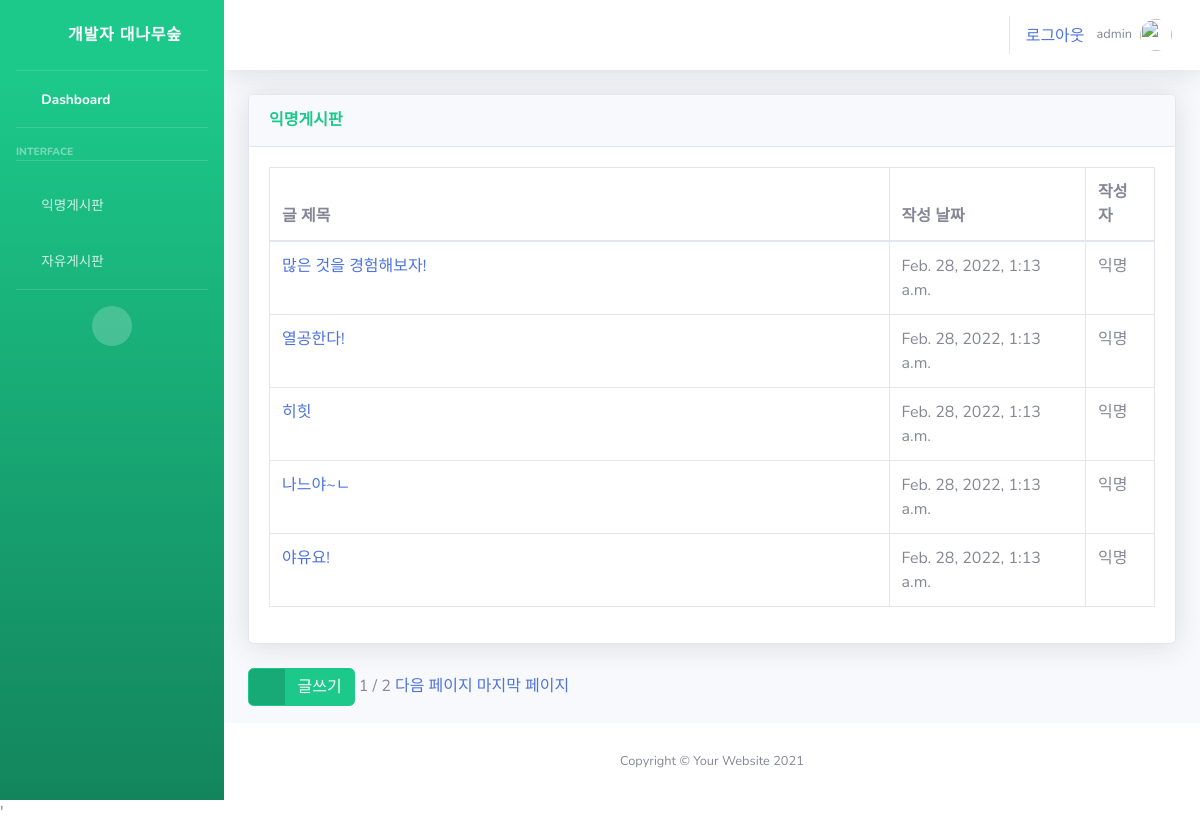
The app's page / (signed in) with its own data.
### snsapp/models.py (models this page shows, shortened)
class Post(models.Model):
  title = models.CharField(max_length=200)
  body = models.TextField()
  date = models.DateTimeField(auto_now_add=True)

### snsapp/views.py (the view)
# urls.py: path('', views.home, name='home'),
def home(request):
  posts = Post.objects.filter().order_by('-date')
  paginator = Paginator(posts, 5)
  pagenum = request.GET.get('page')
  posts = paginator.get_page(pagenum)
  return render(request, 'index.html', {'posts': posts})

### snsapp/templates/index.html (shortened to what this page needs)
{% extends 'base.html' %}
{% block content %}
<div class="card shadow mb-4">
    <div class="card-header py-3">
        <h6 class="m-0 font-weight-bold text-success">익명게시판</h6>
    </div>
    <div class="card-body">
        <div class="table-responsive">
            <table class="table table-bordered" id="dataTable" width="100%" cellspacing="0">
                <thead>
                    <tr>
                        <th width="70%">글 제목</th>
                        <th>작성 날짜</th>
                        <th>작성자</th>
                    </tr>
                </thead>
                <tbody>
                    {% for post in posts %}
                    <tr>
                        <td><a href="{% url 'detail' post.id %}">{{ post.title }}</a></td>
                        <td>{{ post.date }}</td>
                        <td>익명</td>
                    </tr>
                    {% endfor %}
                </tbody>
            </table>
        </div>
    </div>
</div>
{% if user.is_authenticated %}
<a href="{% url 'postcreate' %}" class="btn btn-success btn-icon-split">
    <span class="icon text-white-50">
        <i class="fas fa-flag"></i>
    </span>
    <span class="text">글쓰기</span>
</a>
{% endif %}
<span> {{ posts.number }}</span>
<span> / </span>
<span>{{ posts.paginator.num_pages }}</span>
{% if posts.has_next %}
<a href="?page={{posts.next_page_number}}">다음 페이지</a>
<a href="?page={{ posts.paginator.num_pages }}">마지막 페이지</a>
{% endif %}
{% endblock %}

### snsapp/templates/base.html (shortened to what this page needs)
{% load static %}
<!DOCTYPE html>
<html lang="en">
<head>
  <link href="{% static 'vendor/fontawesome-free/css/all.min.css' %}" rel="stylesheet" type="text/css">
  <link href="{% static 'css/sb-admin-2.min.css' %}" rel="stylesheet">
</head>
<body id="page-top">
  <div id="wrapper">
    <ul class="navbar-nav bg-gradient-success sidebar sidebar-dark accordion" id="accordionSidebar">
      <a class="sidebar-brand d-flex align-items-center justify-content-center" href="index.html">
        <div class="sidebar-brand-icon rotate-n-15">
          <i class="fas fa-laugh-wink"></i>
        </div>
        <div class="sidebar-brand-text mx-3">개발자 대나무숲</div>
      </a>
      <hr class="sidebar-divider my-0">
      <li class="nav-item active">
        <a class="nav-link" href="index.html">
          <i class="fas fa-fw fa-tachometer-alt"></i>
          <span>Dashboard</span></a>
      </li>
      <hr class="sidebar-divider">
      <div class="sidebar-heading">
        Interface
      </div>
      <hr class="sidebar-divider">
      <li class="nav-item">
        <a class="nav-link" href="{% url 'home' %}">
          <i class="fas fa-fw fa-chart-area"></i>
          <span>익명게시판</span></a>
      </li>
      <li class="nav-item">
        <a class="nav-link" href="{% url 'freehome' %}">
          <i class="fas fa-fw fa-table"></i>
          <span>자유게시판</span></a>
      </li>
      <hr class="sidebar-divider d-none d-md-block">
      <div class="text-center d-none d-md-inline">
        <button class="rounded-circle border-0" id="sidebarToggle"></button>
      </div>
    </ul>
    <div id="content-wrapper" class="d-flex flex-column">
      <div id="content">
        <nav class="navbar navbar-expand navbar-light bg-white topbar mb-4 static-top shadow">
          <ul class="navbar-nav ml-auto">
            {% if user.is_authenticated %}
            <a class="mt-4" href="{% url 'logout' %}">로그아웃</a>
            {% else %}
            <a class="mt-4" href="{% url 'login' %}">로그인</a>
            {% endif %}
            <li class="nav-item dropdown no-arrow">
              <a class="nav-link dropdown-toggle" href="#" id="userDropdown" role="button" data-toggle="dropdown"
                aria-haspopup="true" aria-expanded="false">
                {% if user.is_authenticated %}
                <span class="mr-2 d-none d-lg-inline text-gray-600 small">{{ user.username }}</span>
                {% else %}
                <span class="mr-2 d-none d-lg-inline text-gray-600 small">로그인 해주세요</span>
                {% endif %}
                <img class="img-profile rounded-circle" src="{% static 'img/undraw_profile.svg' %}">
              </a>
            </li>
          </ul>
        </nav>
        <div class="container-fluid">
          {% block content %}
          {% endblock %}
        </div>
      </div>
      <footer class="sticky-footer bg-white">
        <div class="container my-auto">
          <div class="copyright text-center my-auto">
            <span>Copyright &copy; Your Website 2021</span>
          </div>
        </div>
      </footer>
    </div>
  </div>
  '
</body>
</html>

### records on screen
Post: title "많은 것을 경험해보자!", date "Feb. 28, 2022, 1:13 a.m."
Post: title "열공한다!", date "Feb. 28, 2022, 1:13 a.m."
Post: title "히힛", date "Feb. 28, 2022, 1:13 a.m."
Post: title "나느야~ㄴ", date "Feb. 28, 2022, 1:13 a.m."
Post: title "야유요!", date "Feb. 28, 2022, 1:13 a.m."

### other values on screen
{{ user.username }} "admin"
{{ posts.number }} "1"
{{ posts.paginator.num_pages }} "2"
